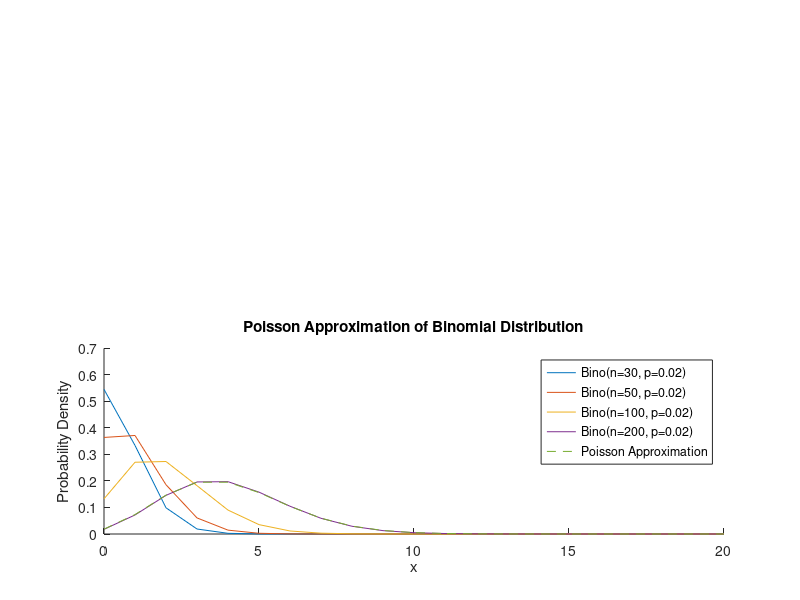

MATLAB code to generate this figure:
figure;
subplot(2, 1, 2);

% Parameters
p = 0.02;
n_values = [30, 50, 100, 200];

% Visualization
hold on;
x = 0:20;
for n = n_values
    lambda = n * p;
    binom_pdf = binopdf(x, n, p);
    poisson_pdf = poisspdf(x, lambda);

    % Plot Binomial distribution
    plot(x, binom_pdf, 'DisplayName', ['Bino(n=', num2str(n), ', p=', num2str(p), ')']);

    % Plot Poisson approximation
    if n == n_values(end)
        plot(x, poisson_pdf, '--', 'DisplayName', 'Poisson Approximation');
    end
end

legend;
xlabel('x');
ylabel('Probability Density');
title('Poisson Approximation of Binomial Distribution');
hold off;
